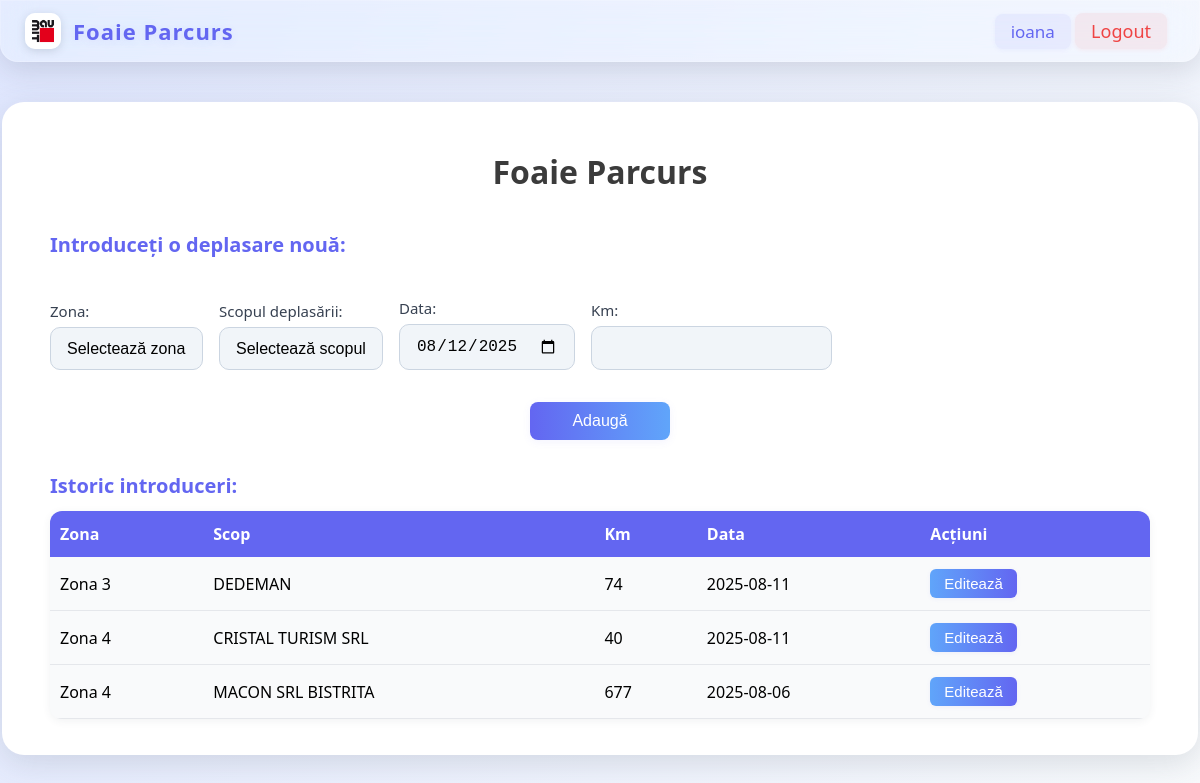
/ (signed in), run on the app's committed database.
### tables this page shows
CREATE TABLE parcurs (
            id INTEGER PRIMARY KEY AUTOINCREMENT,
            username TEXT NOT NULL,
            zona TEXT NOT NULL,
            scop TEXT,
            km INTEGER NOT NULL,
            data TEXT NOT NULL
        );

### app.py (the view, shortened to what this page needs)
@app.route('/', methods=['GET', 'POST'])
def index():
    import datetime
    if 'username' not in session:
        return redirect(url_for('login'))
    username = session['username']
    conn = sqlite3.connect(DB_NAME)
    c = conn.cursor()
    if username == 'Admin':
        c.execute('SELECT * FROM parcurs ORDER BY data DESC, id DESC')
        export_btn = True
    else:
        c.execute('SELECT * FROM parcurs WHERE username=? ORDER BY data DESC, id DESC', (username,))
        export_btn = False
    rows = c.fetchall()
    conn.close()
    today = datetime.date.today().isoformat()
    return render_template('index.html', rows=rows, username=username, today=today, export_btn=export_btn)

### templates/index.html (shortened to what this page needs)
<!DOCTYPE html>
<html lang="ro">
<head>
</head>
<body>
    {% include 'topbar.html' %}
    <div class="container">
        <h1 style="margin-top:0;">
            {% if username == 'Admin' %}
                Administrare Deplasări
            {% else %}
                Foaie Parcurs
            {% endif %}
        </h1>
        {% if username != 'Admin' %}
        <form method="post">
            <div class="form-section-label" style="width:100%;text-align:left;margin-bottom:24px;font-size:20px;color:#6366f1;font-weight:700;display:block;">Introduceți o deplasare nouă:</div>
            <div class="form-row">
                <label>Zona:
                    <select name="zona" id="zona-select" required>
                        <option value="">Selectează zona</option>
                    </select>
                </label>
            </div>
            <div class="form-row">
                <label>Scopul deplasării:
                    <select name="scop" id="scop-select" required>
                        <option value="">Selectează scopul</option>
                    </select>
                </label>
            </div>
            <div class="form-row">
                <label>Data:
                    <input type="date" name="data" value="{{ today }}">
                </label>
            </div>
            <div class="form-row">
                <label>Km:
                    <input type="number" name="km" required>
                </label>
            </div>
            <div style="width: 100%; display: flex; justify-content: center; margin-top: 16px;">
                <button type="submit" style="min-width: 140px;">Adaugă</button>
            </div>
        </form>
        {% endif %}
        <div class="form-section-label" style="margin-top:32px;margin-bottom:12px;font-size:20px;color:#6366f1;font-weight:700;">Istoric introduceri:</div>
        <table>
            <tr>
                <th>Zona</th>
                <th class="scop-col">Scop</th>
                <th>Km</th>
                <th>Data</th>
                <th>Acțiuni</th>
            </tr>
            {% for row in rows %}
            <tr>
                <td>{{ row[2] }}</td>
                <td class="scop-col">{{ row[3] }}</td>
                <td>{{ row[4] }}</td>
                <td>{{ row[5] }}</td>
                <td><a href="/edit/{{ row[0] }}"><button class="edit-btn">Editează</button></a></td>
            </tr>
            {% endfor %}
        </table>
    </div>
</body>
</html>

### templates/index.html (style rules this page uses)
body { font-family: 'Segoe UI', Arial, sans-serif; background: linear-gradient(120deg, #f8fafc 0%, #e0e7ff 100%); margin: 0; min-height: 100vh; }
.container { max-width: 1100px; margin: 40px auto; background: #fff; border-radius: 22px; box-shadow: 0 8px 32px rgba(60,72,88,0.16); padding: 48px 48px 36px 48px; }
h1 { text-align: center; color: #3b3b3b; margin-bottom: 38px; margin-top: 38px; }
form { display: flex; gap: 16px; margin-bottom: 24px; flex-wrap: wrap; align-items: flex-end; }
label { display: flex; flex-direction: column; font-size: 15px; color: #374151; }
input[type="text"], input[type="number"], input[type="date"], select { padding: 12px 16px; border: 1.5px solid #cbd5e1; border-radius: 10px; font-size: 16px; margin-top: 6px; background: #f1f5f9; transition: border 0.2s; appearance: none; -webkit-appearance: none; -moz-appearance: none; }
button[type="submit"] { background: linear-gradient(90deg, #6366f1 0%, #60a5fa 100%); color: #fff; border: none; border-radius: 8px; padding: 10px 22px; font-size: 16px; font-weight: 500; cursor: pointer; box-shadow: 0 2px 8px rgba(99,102,241,0.08); transition: background 0.2s; min-width: 220px; padding-left: 40px; padding-right: 40px; }
table { border-collapse: collapse; width: 100%; margin-top: 10px; background: #f9fafb; border-radius: 12px; overflow: hidden; box-shadow: 0 2px 8px rgba(60,72,88,0.07); }
th, td { padding: 12px 10px; text-align: left; }
th { background: #6366f1; color: #fff; font-weight: 600; border: none; }
tr { transition: background 0.2s; }
td { border-bottom: 1px solid #e5e7eb; }
.edit-btn { background: linear-gradient(90deg, #60a5fa 0%, #6366f1 100%); color: #fff; border: none; border-radius: 6px; padding: 6px 14px; font-size: 15px; cursor: pointer; font-weight: 500; box-shadow: 0 1px 4px rgba(99,102,241,0.08); transition: background 0.2s; }

### templates/topbar.html (style rules this page uses)
body { box-sizing: border-box; overflow-x: hidden; background: linear-gradient(120deg, #e0e7ff 0%, #f8fafc 100%); }

### data on the page
parcurs: zona "Zona 3", scop "DEDEMAN", km "74", data "2025-08-11"
parcurs: zona "Zona 4", scop "CRISTAL TURISM SRL", km "40", data "2025-08-11"
parcurs: zona "Zona 4", scop "MACON SRL BISTRITA", km "677", data "2025-08-06"

### other printed values
{{ username }} "ioana"
